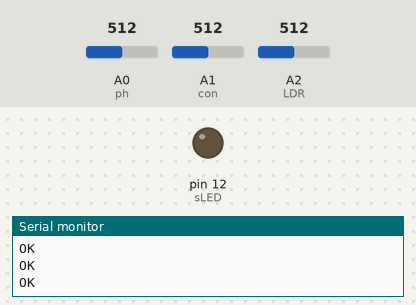
A sketch run on a simulated Arduino Uno, built with avr-gcc and run on an emulated ATmega328P. Shown: output pins drawn as LEDs (lit = HIGH), the last lines printed to the serial monitor. Inputs (shaded band) come from the test bench; at power-on: A0 (ph) = 512, A1 (con) = 512, A2 (LDR) = 512. The modem accepts every AT command (registered, SIM ready, sends succeed) and sends nothing else.

Above: at 11.9 s.
At 25.12 s:
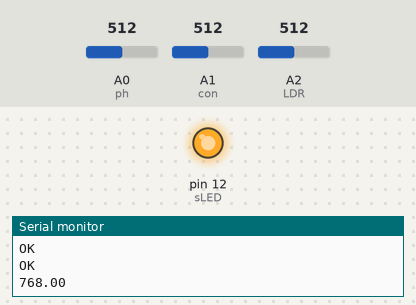
Timing chart, 0 to 27.7 s (numbered marks = the images above):
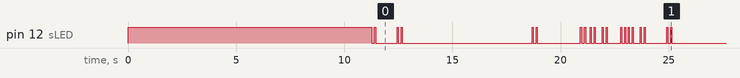

The sketch:

Fin.ino
```cpp
#include <SoftwareSerial.h>
SoftwareSerial gprsSerial(2, 3);//(2)rx,tx

#define sLED 12

int lD;

float pH,cN,con2,con1,ld1,ld2,sam1,sam2;
String str,dat1,dat2;

void setup()
{
  gprsSerial.begin(9600);
  Serial.begin(9600);
  pinMode(A1,INPUT);// con
  pinMode(A0,INPUT);// ph
  pinMode(A2,INPUT);//LDR
  pinMode(sLED,OUTPUT);// STATUS LED


  gprsSerial.flush();
  Serial.flush();

  digitalWrite(sLED,HIGH);
  // attach or detach from GPRS service

  gprsSerial.println("AT+CGATT?");
  delay(100);
  toSerial();

  // bearer settings
  gprsSerial.println("AT+SAPBR=3,1,\"CONTYPE\",\"GPRS\"");
  delay(2000);
  toSerial();

  // bearer settings
  gprsSerial.println("AT+SAPBR=3,1,\"APN\",\"internet\"");
  delay(2000);
  toSerial();

  // bearer settings
  gprsSerial.println("AT+SAPBR=1,1");
  delay(2000);
  toSerial();

   // Sim Loc
   gprsSerial.println("AT+CIPGSMLOC=1,1");
   delay(2000);
   SerialLoc();
   // toSerial();
   delay(2000);
   satusLed();

   }


void loop()
{

 Capture();

  con1=analogRead(A1);
  delay(1000);
  con2=analogRead(A1);
  cN=con1+con2/2;//avg val conductivity
  Serial.println(cN);
  satusLed();


  delay(5000);
  pH=analogRead(A0);
  // avg val of H
  pH=.0235*(1023-pH);
  delay(1000);
  Serial.println(pH);
  satusLed();

  ld1=analogRead(A2);
  delay(2000);
  ld2=analogRead(A2);
  lD=ld1+ld2/2;
 Serial.println(ld1);

  satusLed();

  //shifted from top
   // initialize http service
  gprsSerial.println("AT+HTTPINIT");
  delay(200);
  toSerial();
  satusLed();

  // set http param valuehttps://webuildsmartindia.000webhostapp.com/store.php?pH=9.5&Turb=900&Con=100&Lat=17.554363&Long=78.452667
  gprsSerial.println("AT+HTTPPARA=\"URL\",\"http://webuildsmartindia.000webhostapp.com/store.php?pH="+ String(pH)+"&Turb="+ String(lD)+"&Con="+ String(cN)+"&Lat="+ dat1+"&Long="+dat2+"\"");
  delay(200);
  toSerial();
  satusLed();

  // set http action type 0 = GET, 1 = POST, 2 = HEAD
  gprsSerial.println("AT+HTTPACTION=0");
  delay(600);
  toSerial();
  satusLed();

  // read server response
  gprsSerial.println("AT+HTTPREAD");
  delay(100);
  toSerial();
  satusLed();

  // gprsSerial.println("");
  gprsSerial.println("AT+HTTPTERM");
  toSerial();
  delay(300);
  satusLed();

}

void toSerial()
{
  while(gprsSerial.available()!=0)
  {
    Serial.write(gprsSerial.read());
  }
}


void SerialLoc()
{

  while(gprsSerial.available()!=0)
  {
   str=gprsSerial.readString();
       Serial.print(str);

  }
}

void Capture()
{
   dat2=str.substring(33,42);
   dat1=str.substring(43,52);

Serial.println(dat1);
Serial.println(dat2);
  }

void satusLed()
{
  digitalWrite(sLED,HIGH);
  delay(50);
  digitalWrite(sLED,LOW);
  delay(135);
  digitalWrite(sLED,HIGH);
  delay(50);
  digitalWrite(sLED,LOW);
}
```

Measured:
- by itself, pin 12 (sLED): moves between LOW and HIGH, repeating every 12.5 s
- by itself, everything shown: repeats every 12.5 s, in 32 steps
